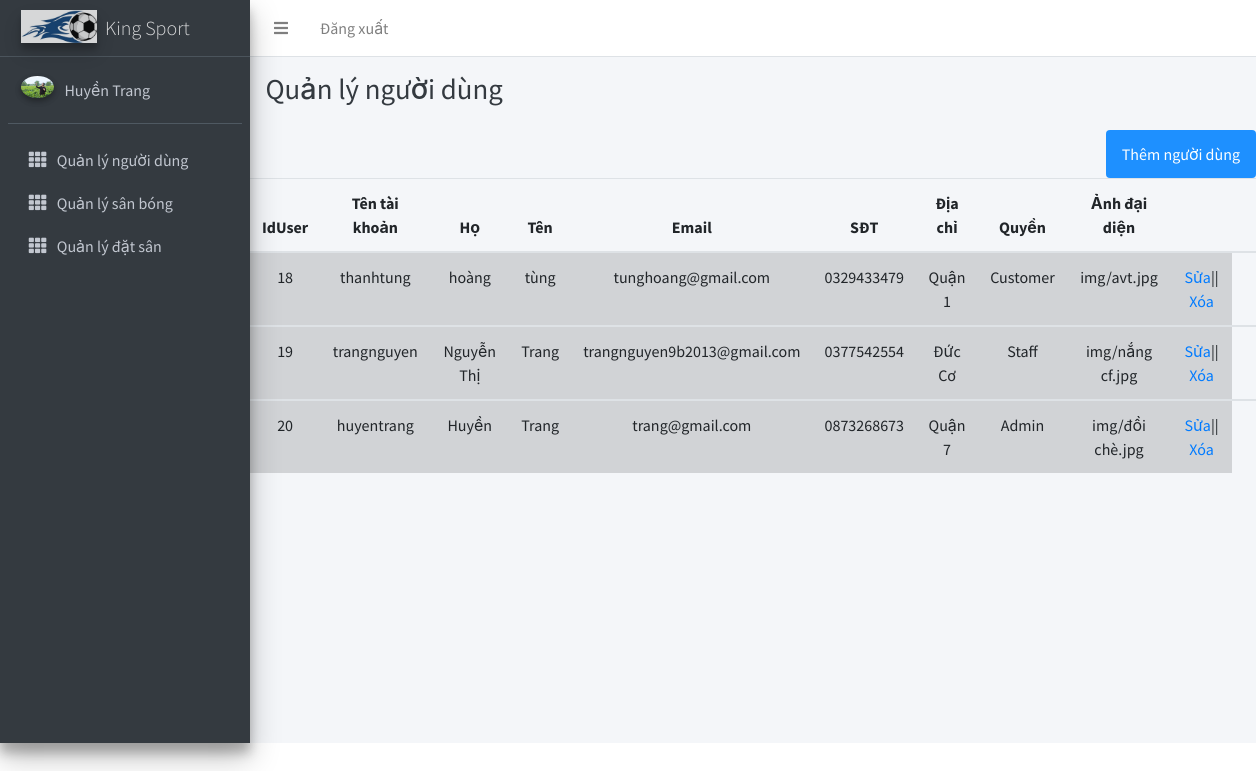
Screenshot of /QuanLyUser.php (signed in) with the database file from the repository.
### tables this page shows
CREATE TABLE `user` (
  `IdUser` int(10) NOT NULL,
  `UserName` char(100) NOT NULL,
  `FirstName` varchar(100) NOT NULL,
  `LastName` varchar(100) NOT NULL,
  `Email` char(100) NOT NULL,
  `Sdt` char(12) NOT NULL,
  `Address` varchar(100) NOT NULL,
  `Pass` char(100) NOT NULL,
  `Role` char(100) NOT NULL,
  `Avt` char(255) NOT NULL
);

### QuanLyUser.php (the view, shortened to what this page needs)
<?php
if (isset($_SESSION['user']) && ($_SESSION['role'] == "Admin") || $_SESSION['role'] == "Staff") {
    $role = $_SESSION['role'];
    $IdUser = $_SESSION['id'];
} else {
    header("location: login.php");
    exit();
}
require_once('db.php');
?>
<!DOCTYPE html>
<html lang="en">
<head>
    <link rel="stylesheet" href="https://maxcdn.bootstrapcdn.com/bootstrap/4.5.2/css/bootstrap.min.css">
    <link rel="stylesheet" href="plugins/fontawesome-free/css/all.min.css">
    <link rel="stylesheet" href="dist/css/adminlte.min.css">
    <link rel="stylesheet" href="https://cdnjs.cloudflare.com/ajax/libs/font-awesome/4.7.0/css/font-awesome.min.css">
</head>
<body class="hold-transition sidebar-mini">
    <?php
        $conn= open_database();
        $sql = "SELECT * FROM user WHERE IdUser = $IdUser";
        $result = $conn->query($sql);
        $row = $result->fetch_assoc();
    ?>
    <div class="wrapper">
        <nav class="main-header navbar navbar-expand navbar-white navbar-light">
            <ul class="navbar-nav">
                <li class="nav-item">
                    <a class="nav-link" data-widget="pushmenu" href="#" role="button"><i class="fas fa-bars"></i></a>
                <li class="nav-item"><a class="nav-link" href="logout.php">Đăng xuất</a></li>
                </li>
            </ul>
        </nav>
        <aside class="main-sidebar sidebar-dark-primary elevation-4">
            <a href="trangChu.html" class="brand-link">
                <img src="dist/img/logo.jpg" alt="King Sport Logo" class="brand-image elevation-3" style="opacity: .8">
                <span class="brand-text font-weight-light">King Sport</span>
            </a>
            <div class="sidebar">
                <div class="user-panel mt-3 pb-3 mb-3 d-flex">
                    <div class="image">
                        <img src="<?php echo $row['Avt'] ?>" class="img-circle elevation-2" alt="User Image">
                    </div>
                    <div class="info">
                        <a href="#" class="d-block"><?php echo $row['FirstName'] .' '. $row['LastName']?></a>
                    </div>
                </div>
                <nav class="mt-2">
                    <ul class="nav nav-pills nav-sidebar flex-column" data-widget="treeview" role="menu"
                        data-accordion="false">
                        <li class="nav-item">
                            <a href="QuanLyUser.php" class="nav-link">
                                <i class="nav-icon fas fa-th"></i>
                                <p>
                                    Quản lý người dùng
                                </p>
                            </a>
                        </li>
                        <li class="nav-item">
                            <a href="QuanLySan.php" class="nav-link">
                                <i class="nav-icon fas fa-th"></i>
                                <p>
                                    Quản lý sân bóng
                                </p>
                            </a>
                        </li>
                        <li class="nav-item">
                            <a href="QuanLyDatSan.php" class="nav-link">
                                <i class="nav-icon fas fa-th"></i>
                                <p>
                                    Quản lý đặt sân
                                </p>
                            </a>
                        </li>
                    </ul>
                </nav>
            </div>
        </aside>
        <div class="content-wrapper">
            <div class="content-header">
                <div class="container-fluid">
                    <div class="row mb-2">
                        <div class="col-sm-6">
                            <h1 class="m-0 text-dark">Quản lý người dùng</h1>
                        </div>
                    </div>
                </div>
            </div>
            <div class="d-flex justify-content-end">
                <?php
                if ($role == "Admin") {
                    echo '<a href="add_user.php" class="btn btn-info">Thêm người dùng</a>';
                }
                ?>
            </div>
            <table class="table text-center">
                <thead>
                    <tr>
                        <th scope="col">IdUser</th>
                        <th scope="col">Tên tài khoản</th>
                        <th scope="col">Họ</th>
                        <th scope="col">Tên</th>
                        <th scope="col">Email</th>
                        <th scope="col">SĐT</th>
                        <th scope="col">Địa chỉ</th>
                        <th scope="col">Quyền</th>
                        <th scope="col">Ảnh đại diện</th>
                        <th scope="col"></th>
                        <?php
                    if ($role == "Admin") {
                        echo '<th scope="col"></th>';
                    }
                    ?>
                    </tr>
                </thead>
                <?php
            $conn = open_database();
            $sql1 = "SELECT * FROM user";
            $result1 = $conn->query($sql1);
            if ($result1->num_rows > 0) {
                while ($row1 = $result1->fetch_assoc()) {
            ?>
                <tbody>
                    <tr class="table-active">
                        <td scope="col"><?php echo $row1['IdUser'] ?></td>
                        <td scope="col"><?php echo $row1['UserName'] ?></td>
                        <td scope="col"><?php echo $row1['FirstName'] ?></td>
                        <td scope="col"><?php echo $row1['LastName'] ?></td>
                        <td scope="col"><?php echo $row1['Email'] ?></td>
                        <td scope="col"><?php echo $row1['Sdt'] ?></td>
                        <td scope="col"><?php echo $row1['Address'] ?></td>
                        <td scope="col"><?php echo $row1['Role'] ?></td>
                        <td scope="col"><?php echo $row1['Avt'] ?></td>
                        <?php
                             if ($role == "Admin") {
                                echo '<td scope="col"><a href="add_user.php?IdUser=' . $row1['IdUser'] . '">Sửa</a>|| <a onclick="
                                return checkOk()" href="delete_user.php?iddelete='.$row1['IdUser'].'">Xóa</a></td>';
                            }
                        ?>
                    </tr>
                </tbody>
                <?php
                }
            } else {
                echo '<div class="text-center text-success"> <h3> Hiện tại không có sân!!!</h3></div>';
            }
            ?>
            </table>
        </div>
    </div>
</body>
</html>

### QuanLyUser.php (style rules this page uses)
.btn { background-color: DodgerBlue; border: none; color: white; padding: 12px 16px; font-size: 16px; cursor: pointer; }

### rows the page displays
user: Avt (picture), FirstName "Huyền", LastName "Trang", IdUser "20", UserName "huyentrang", Email "trang@gmail.com", Sdt "0873268673", Address "Quận 7", Role "Admin", Avt "img/đồi chè.jpg"
user: IdUser "18", UserName "thanhtung", FirstName "hoàng", LastName "tùng", Email "tunghoang@gmail.com", Sdt "0329433479", Address "Quận 1", Role "Customer", Avt "img/avt.jpg"
user: IdUser "19", UserName "trangnguyen", FirstName "Nguyễn Thị", LastName "Trang", Email "trangnguyen9b2013@gmail.com", Sdt "0377542554", Address "Đức Cơ", Role "Staff", Avt "img/nắng cf.jpg"
